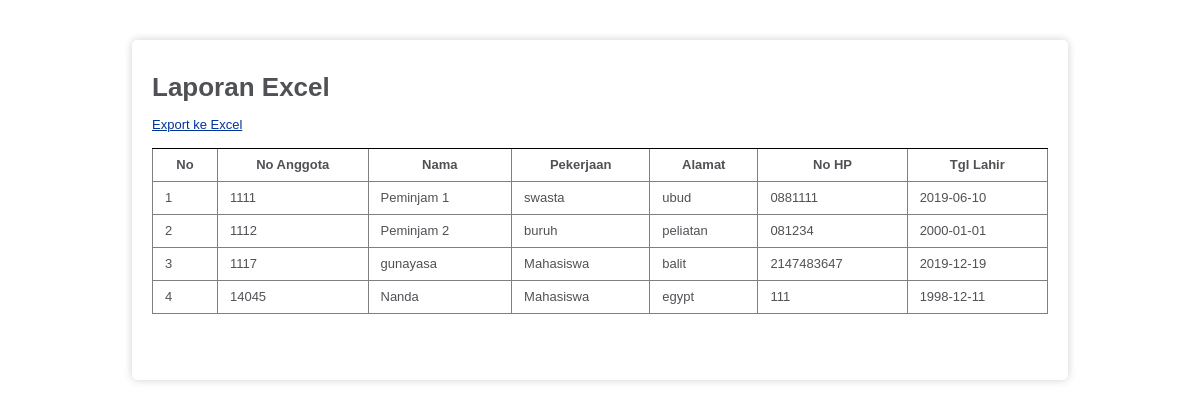
/index.php/c_excela, run on the app's committed database.
### tables this page shows
CREATE TABLE `anggota` (
  `no_anggota` int(10) NOT NULL,
  `nama` varchar(50) NOT NULL,
  `pekerjaan` varchar(25) NOT NULL,
  `alamat` varchar(50) NOT NULL,
  `no_hp` varchar(15) NOT NULL,
  `tgl_lahir` date NOT NULL
);

### application/controllers/c_excela.php (called while the page is built, shortened)
<?php
 class C_excela extends CI_Controller {
      public function __construct() {
           $this->load->helper('url');
           $this->load->model('model_anggota');
      }
      public function index() {
           $data = array( 'title' => 'Data Anggota '.date("d-m-Y"),
                'anggota' => $this->model_anggota->getAll());
           $this->load->view('vwexcela',$data);
      }
 }

### index.php (called while the page is built, shortened)
<?php
require_once BASEPATH.'core/CodeIgniter.php';

### application/models/model_anggota.php (called while the page is built, shortened)
<?php
 class Model_anggota extends CI_Model {
      public function getAll() {
           $this->db->select('*');
           $this->db->from('anggota');
           $query = $this->db->get();
           return $query->result();
      }
 }

### application/views/vwexcela.php (the view, shortened to what this page needs)
?><!DOCTYPE html>
<html lang="en">
<head>
</head>
<body>
     <main>
          <h1>Laporan Excel</h1>
          <p><a href="<?php echo base_url('c_excela/export_excel') ?>">Export ke Excel</a></p>
          <table border="1" width="100%">
               <thead>
                    <tr>
                         <th>No</th>
                         <th>No Anggota</th>
                         <th>Nama</th>
                         <th>Pekerjaan</th>
                         <th>Alamat</th>
                         <th>No HP</th>
                         <th>Tgl Lahir</th>
                    </tr>
               </thead>
               <tbody>
                    <?php $no=1;  $i=1; foreach($anggota as $anggota) { ?>
                    <tr>
                         <td><?php echo $no++; ?></td>
                         <td><?php echo $anggota->no_anggota; ?></td>
                         <td><?php echo $anggota->nama; ?></td>
                         <td><?php echo $anggota->pekerjaan; ?></td>
                         <td><?php echo $anggota->alamat; ?></td>
                         <td><?php echo $anggota->no_hp; ?></td>
                         <td><?php echo $anggota->tgl_lahir; ?></td>
                    </tr>
                    <?php $i++; } ?>
               </tbody>
          </table>
     </main>
</body>
</html>

### application/views/vwexcela.php (style rules this page uses)
body { background-color: #fff; margin: 40px; font: 13px/20px normal Helvetica, Arial, sans-serif; color: #4F5155; }
main { width: 80%; padding: 20px; background-color: white; min-height: 300px; border-radius: 5px; margin: 30px auto; box-shadow: 0 0 8px #D0D0D0; }
table { border-top: solid thin #000; border-collapse: collapse; }
th, td { border-top: border-top: solid thin #000; padding: 6px 12px; }
a { color: #003399; background-color: transparent; font-weight: normal; }

### data on the page
anggota: no_anggota "1111", nama "Peminjam 1", pekerjaan "swasta", alamat "ubud", no_hp "0881111", tgl_lahir "2019-06-10"
anggota: no_anggota "1112", nama "Peminjam 2", pekerjaan "buruh", alamat "peliatan", no_hp "081234", tgl_lahir "2000-01-01"
anggota: no_anggota "1117", nama "gunayasa", pekerjaan "Mahasiswa", alamat "balit", no_hp "2147483647", tgl_lahir "2019-12-19"
anggota: no_anggota "14045", nama "Nanda", pekerjaan "Mahasiswa", alamat "egypt", no_hp "111", tgl_lahir "1998-12-11"
